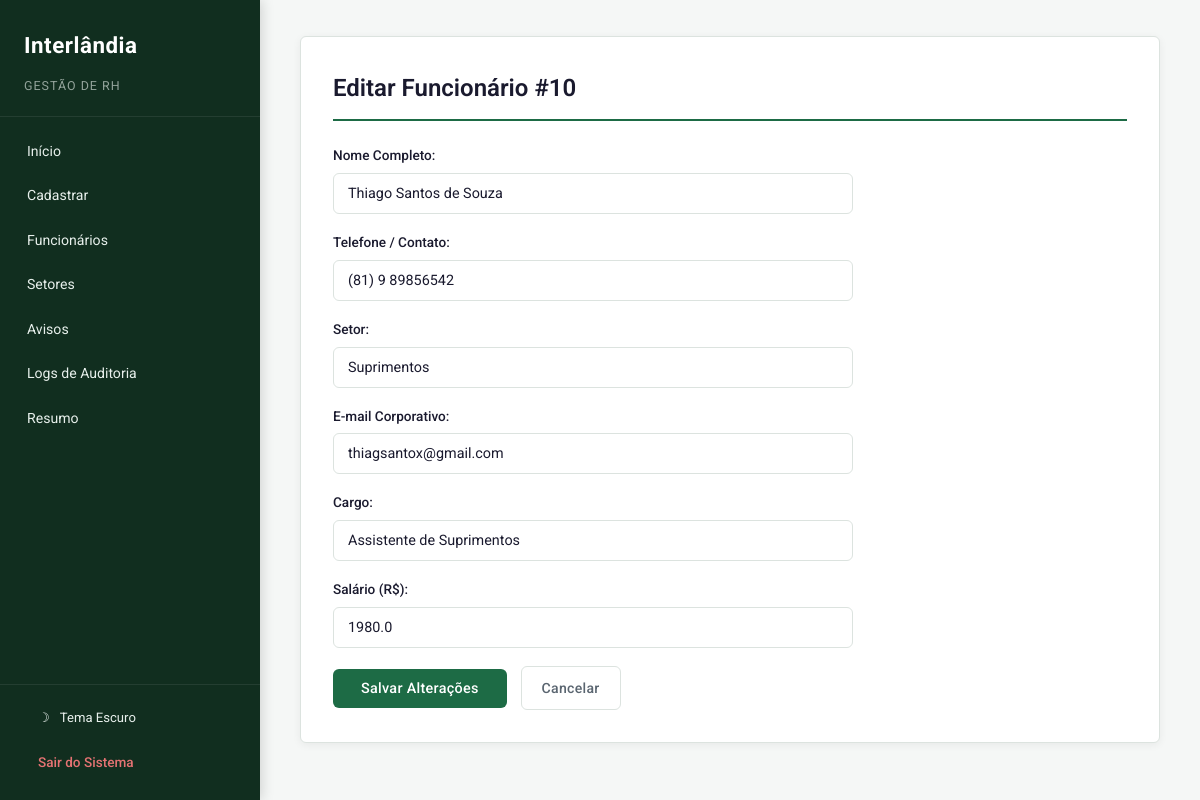
Page /editar/10 (signed in) on the committed database.
### tables this page shows
CREATE TABLE funcionarios (
        id INTEGER PRIMARY KEY AUTOINCREMENT,
        nome TEXT,
        contato TEXT,
        setor TEXT,
        email TEXT,
        cargo TEXT,
        salario REAL,
        status TEXT DEFAULT 'ATIVO',
        data_admissao TEXT
    , data_desligamento TEXT);

### main.py (the view, shortened to what this page needs)
@app.route("/editar/<int:id>", methods=["GET", "POST"])
def editar(id):
    if "user" not in session:
        return redirect("/")
    conn = get_db()
    cursor = conn.cursor()
    cursor.execute("SELECT * FROM funcionarios WHERE id=?", (id,))
    funcionario = cursor.fetchone()
    conn.close()
    return render_template("editar.html", funcionario=funcionario)

### main.py (called while the page is built)
def get_db():
    conn = sqlite3.connect(DATABASE)
    conn.row_factory = sqlite3.Row
    return conn

### templates/editar.html
{% extends 'base.html' %}
{% block conteudo %}
<h2>Editar Funcion&#225;rio #{{ funcionario[0] }}</h2>
<form action="/editar/{{ funcionario[0] }}" method="POST" style="max-width: 520px;" id="formEdicao">
    <div class="form-group">
        <label>Nome Completo:</label>
        <input type="text" name="nome" value="{{ funcionario[1] }}" required minlength="3">
    </div>
    <div class="form-group">
        <label>Telefone / Contato:</label>
        <input type="tel" name="contato" value="{{ funcionario[2] }}" required placeholder="(00) 00000-0000" maxlength="15">
    </div>
    <div class="form-group">
        <label>Setor:</label>
        <input type="text" name="setor" value="{{ funcionario[3] }}" required>
    </div>
    <div class="form-group">
        <label>E-mail Corporativo:</label>
        <input type="email" name="email" value="{{ funcionario[4] }}" required>
    </div>
    <div class="form-group">
        <label>Cargo:</label>
        <input type="text" name="cargo" value="{{ funcionario[5] }}" required>
    </div>
    <div class="form-group">
        <label>Sal&#225;rio (R$):</label>
        <input type="text" name="salario" value="{{ funcionario[6] }}" required inputmode="decimal">
    </div>
    <button type="submit" class="btn btn-primary">Salvar Altera&#231;&#245;es</button>
    <a href="/listar" class="btn btn-secondary" style="margin-left: 10px;">Cancelar</a>
</form>
{% endblock %}

### static/style.css (style rules this page uses)
:root { --primary: #1d6b45; --primary-hover: #155a39; --primary-light: #e6f4ed; --secondary: #0d3b25; --accent: #28a968; --bg: #f5f7f6; --bg-card: #ffffff; --bg-sidebar: #112e1f; --text: #1a1a2e; --text-muted: #5a6570; --text-sidebar: #e8f0ec; --border: #dce3df; --shadow: 0 2px 8px rgba(0, 0, 0, 0.06); --shadow-md: 0 4px 12px rgba(0, 0, 0, 0.08); --radius: 6px; --danger: #c0392b; --danger-hover: #a93226; --warning: #d4930d; --success: #1d6b45; --info: #2471a3; --font: 'Roboto', 'Segoe UI', sans-serif; }
* { margin: 0; padding: 0; box-sizing: border-box; }
body { font-family: var(--font); background-color: var(--bg); color: var(--text); line-height: 1.6; font-size: 15px; transition: background-color 0.3s ease, color 0.3s ease; }
h2 { color: var(--text); font-size: 1.5rem; font-weight: 600; margin-bottom: 24px; padding-bottom: 12px; border-bottom: 2px solid var(--primary); }
.btn { padding: 7px 16px; color: white; text-decoration: none; font-weight: 500; font-size: 0.8rem; border-radius: var(--radius); transition: all 0.2s ease; display: inline-block; border: none; cursor: pointer; letter-spacing: 0.3px; }
.btn-primary { background-color: var(--primary); color: white; padding: 11px 24px; font-size: 0.9rem; }
.btn-secondary { background-color: transparent; color: var(--text-muted); border: 1px solid var(--border); padding: 10px 20px; font-size: 0.88rem; }
.form-group { margin-bottom: 18px; }
.form-group label { display: block; font-weight: 500; font-size: 0.85rem; margin-bottom: 6px; color: var(--text); }
input[type="text"], input[type="email"], input[type="number"], input[type="tel"], input[type="password"], select, textarea { width: 100%; padding: 11px 14px; border: 1px solid var(--border); border-radius: var(--radius); font-size: 0.9rem; font-family: var(--font); background-color: var(--bg-card); color: var(--text); transition: border-color 0.2s ease, box-shadow 0.2s ease, background-color 0.3s ease; }
input[type="submit"], button[type="submit"] { background-color: var(--primary); color: white; padding: 11px 28px; border: none; border-radius: var(--radius); font-size: 0.9rem; font-weight: 500; font-family: var(--font); cursor: pointer; transition: background-color 0.2s ease, transform 0.1s ease; }

### rows in the picture
funcionarios: id "10", nome "Thiago Santos de Souza", contato "(81) 9 89856542", setor "Suprimentos", email "thiagsantox@gmail.com", cargo "Assistente de Suprimentos", salario "1980.0"
